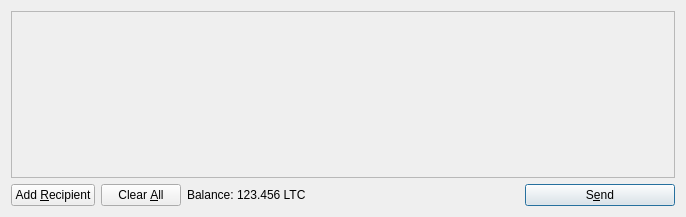
<?xml version="1.0" encoding="UTF-8"?>
<ui version="4.0">
 <class>SendCoinsDialog</class>
 <widget class="QDialog" name="SendCoinsDialog">
  <property name="geometry">
   <rect>
    <x>0</x>
    <y>0</y>
    <width>686</width>
    <height>217</height>
   </rect>
  </property>
  <property name="windowTitle">
   <string>Send Coins</string>
  </property>
  <layout class="QVBoxLayout" name="verticalLayout">
   <item>
    <widget class="QScrollArea" name="scrollArea">
     <property name="widgetResizable">
      <bool>true</bool>
     </property>
     <widget class="QWidget" name="scrollAreaWidgetContents">
      <property name="geometry">
       <rect>
        <x>0</x>
        <y>0</y>
        <width>666</width>
        <height>165</height>
       </rect>
      </property>
      <layout class="QVBoxLayout" name="verticalLayout_2">
       <property name="margin">
        <number>0</number>
       </property>
       <item>
        <layout class="QVBoxLayout" name="entries">
         <property name="spacing">
          <number>6</number>
         </property>
        </layout>
       </item>
       <item>
        <spacer name="verticalSpacer">
         <property name="orientation">
          <enum>Qt::Vertical</enum>
         </property>
         <property name="sizeHint" stdset="0">
          <size>
           <width>20</width>
           <height>40</height>
          </size>
         </property>
        </spacer>
       </item>
      </layout>
     </widget>
    </widget>
   </item>
   <item>
    <layout class="QHBoxLayout" name="horizontalLayout">
     <item>
      <widget class="QPushButton" name="addButton">
       <property name="toolTip">
        <string>Send to multiple recipients at once</string>
       </property>
       <property name="text">
        <string>Add &amp;Recipient</string>
       </property>
       <property name="icon">
        <iconset resource="../bitcoin.qrc">
         <normaloff>:/icons/add</normaloff>:/icons/add</iconset>
       </property>
       <property name="autoDefault">
        <bool>false</bool>
       </property>
      </widget>
     </item>
     <item>
      <widget class="QPushButton" name="clearButton">
       <property name="sizePolicy">
        <sizepolicy hsizetype="Minimum" vsizetype="Fixed">
         <horstretch>0</horstretch>
         <verstretch>0</verstretch>
        </sizepolicy>
       </property>
       <property name="toolTip">
        <string>Remove all transaction fields</string>
       </property>
       <property name="text">
        <string>Clear &amp;All</string>
       </property>
       <property name="icon">
        <iconset resource="../bitcoin.qrc">
         <normaloff>:/icons/remove</normaloff>:/icons/remove</iconset>
       </property>
       <property name="autoRepeatDelay">
        <number>300</number>
       </property>
       <property name="autoDefault">
        <bool>false</bool>
       </property>
      </widget>
     </item>
     <item>
      <layout class="QHBoxLayout" name="horizontalLayout_2">
       <property name="spacing">
        <number>3</number>
       </property>
       <item>
        <widget class="QLabel" name="label">
         <property name="text">
          <string>Balance:</string>
         </property>
        </widget>
       </item>
       <item>
        <widget class="QLabel" name="labelBalance">
         <property name="cursor">
          <cursorShape>IBeamCursor</cursorShape>
         </property>
         <property name="text">
          <string>123.456 LTC</string>
         </property>
         <property name="textInteractionFlags">
          <set>Qt::LinksAccessibleByMouse|Qt::TextSelectableByKeyboard|Qt::TextSelectableByMouse</set>
         </property>
        </widget>
       </item>
      </layout>
     </item>
     <item>
      <spacer name="horizontalSpacer">
       <property name="orientation">
        <enum>Qt::Horizontal</enum>
       </property>
       <property name="sizeHint" stdset="0">
        <size>
         <width>40</width>
         <height>20</height>
        </size>
       </property>
      </spacer>
     </item>
     <item>
      <widget class="QPushButton" name="sendButton">
       <property name="minimumSize">
        <size>
         <width>150</width>
         <height>0</height>
        </size>
       </property>
       <property name="toolTip">
        <string>Confirm the send action</string>
       </property>
       <property name="text">
        <string>S&amp;end</string>
       </property>
       <property name="icon">
        <iconset resource="../bitcoin.qrc">
         <normaloff>:/icons/send</normaloff>:/icons/send</iconset>
       </property>
       <property name="default">
        <bool>true</bool>
       </property>
      </widget>
     </item>
    </layout>
   </item>
  </layout>
 </widget>
 <resources>
  <include location="../bitcoin.qrc"/>
 </resources>
 <connections/>
</ui>
